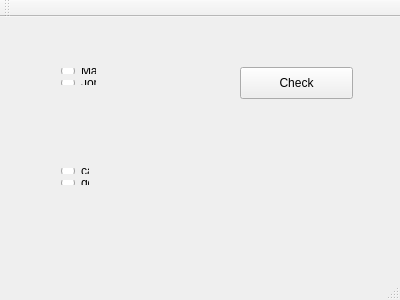
<?xml version="1.0" encoding="UTF-8"?>
<ui version="4.0">
 <class>MainWindow</class>
 <widget class="QMainWindow" name="MainWindow">
  <property name="geometry">
   <rect>
    <x>0</x>
    <y>0</y>
    <width>400</width>
    <height>300</height>
   </rect>
  </property>
  <property name="windowTitle">
   <string>MainWindow</string>
  </property>
  <widget class="QWidget" name="centralWidget">
   <widget class="QPushButton" name="pushButton">
    <property name="geometry">
     <rect>
      <x>240</x>
      <y>50</y>
      <width>113</width>
      <height>32</height>
     </rect>
    </property>
    <property name="text">
     <string>Check</string>
    </property>
   </widget>
   <widget class="QWidget" name="">
    <property name="geometry">
     <rect>
      <x>50</x>
      <y>40</y>
      <width>57</width>
      <height>39</height>
     </rect>
    </property>
    <layout class="QVBoxLayout" name="verticalLayout">
     <item>
      <widget class="QRadioButton" name="radioButton">
       <property name="text">
        <string>Mark</string>
       </property>
      </widget>
     </item>
     <item>
      <widget class="QRadioButton" name="radioButton_2">
       <property name="text">
        <string>John</string>
       </property>
      </widget>
     </item>
    </layout>
   </widget>
   <widget class="QWidget" name="">
    <property name="geometry">
     <rect>
      <x>50</x>
      <y>140</y>
      <width>50</width>
      <height>39</height>
     </rect>
    </property>
    <layout class="QVBoxLayout" name="verticalLayout_2">
     <item>
      <widget class="QRadioButton" name="radioButton_3">
       <property name="text">
        <string>cat</string>
       </property>
      </widget>
     </item>
     <item>
      <widget class="QRadioButton" name="radioButton_4">
       <property name="text">
        <string>dog</string>
       </property>
      </widget>
     </item>
    </layout>
   </widget>
  </widget>
  <widget class="QMenuBar" name="menuBar">
   <property name="geometry">
    <rect>
     <x>0</x>
     <y>0</y>
     <width>400</width>
     <height>22</height>
    </rect>
   </property>
  </widget>
  <widget class="QToolBar" name="mainToolBar">
   <attribute name="toolBarArea">
    <enum>TopToolBarArea</enum>
   </attribute>
   <attribute name="toolBarBreak">
    <bool>false</bool>
   </attribute>
  </widget>
  <widget class="QStatusBar" name="statusBar"/>
 </widget>
 <layoutdefault spacing="6" margin="11"/>
 <resources/>
 <connections/>
</ui>
